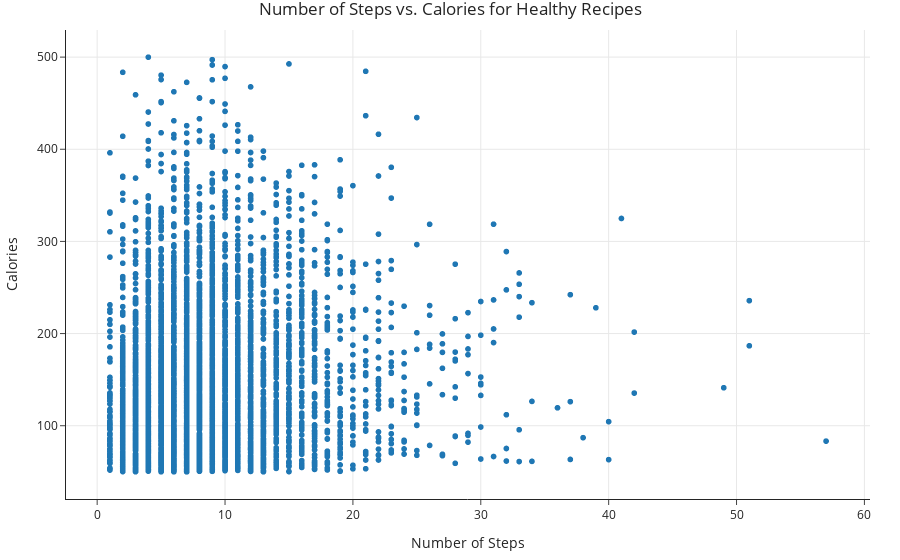

Notebook code cell kept with this figure:
### Code cell
fig = px.scatter(
    healthy_recipes,
    x='n_steps',
    y='calories',
    title='Number of Steps vs. Calories for Healthy Recipes',
    labels={
        'n_steps': 'Number of Steps',
        'calories': 'Calories'
    },
)

fig.update_layout(
    xaxis_title='Number of Steps',
    yaxis_title='Calories',

)

fig.show()

### Figure 1 — Plotly figure (JSON) as saved in the notebook; plotly's stock layout.template omitted (floating-point values rounded to 4 significant figures; data arrays with more than 128 entries replaced by an {"elided": "..."} marker saying what was removed)
{"data": [{"hovertemplate": "Number of Steps=%{x}<br>Calories=%{y}<extra></extra>", "legendgroup": "", "marker": {"color": "#1F77B4", "symbol": "circle"}, "mode": "markers", "name": "", "showlegend": false, "type": "scattergl", "x": {"elided": "4992 int values"}, "xaxis": "x", "y": {"elided": "4992 float values"}, "yaxis": "y"}], "layout": {"autosize": true, "legend": {"tracegroupgap": 0}, "title": {"text": "Number of Steps vs. Calories for Healthy Recipes"}, "xaxis": {"anchor": "y", "autorange": true, "domain": [0, 1], "range": [-2.336, 60.34], "title": {"text": "Number of Steps"}, "type": "linear"}, "yaxis": {"anchor": "x", "autorange": true, "domain": [0, 1], "range": [17.05, 532.9], "title": {"text": "Calories"}, "type": "linear"}}}
